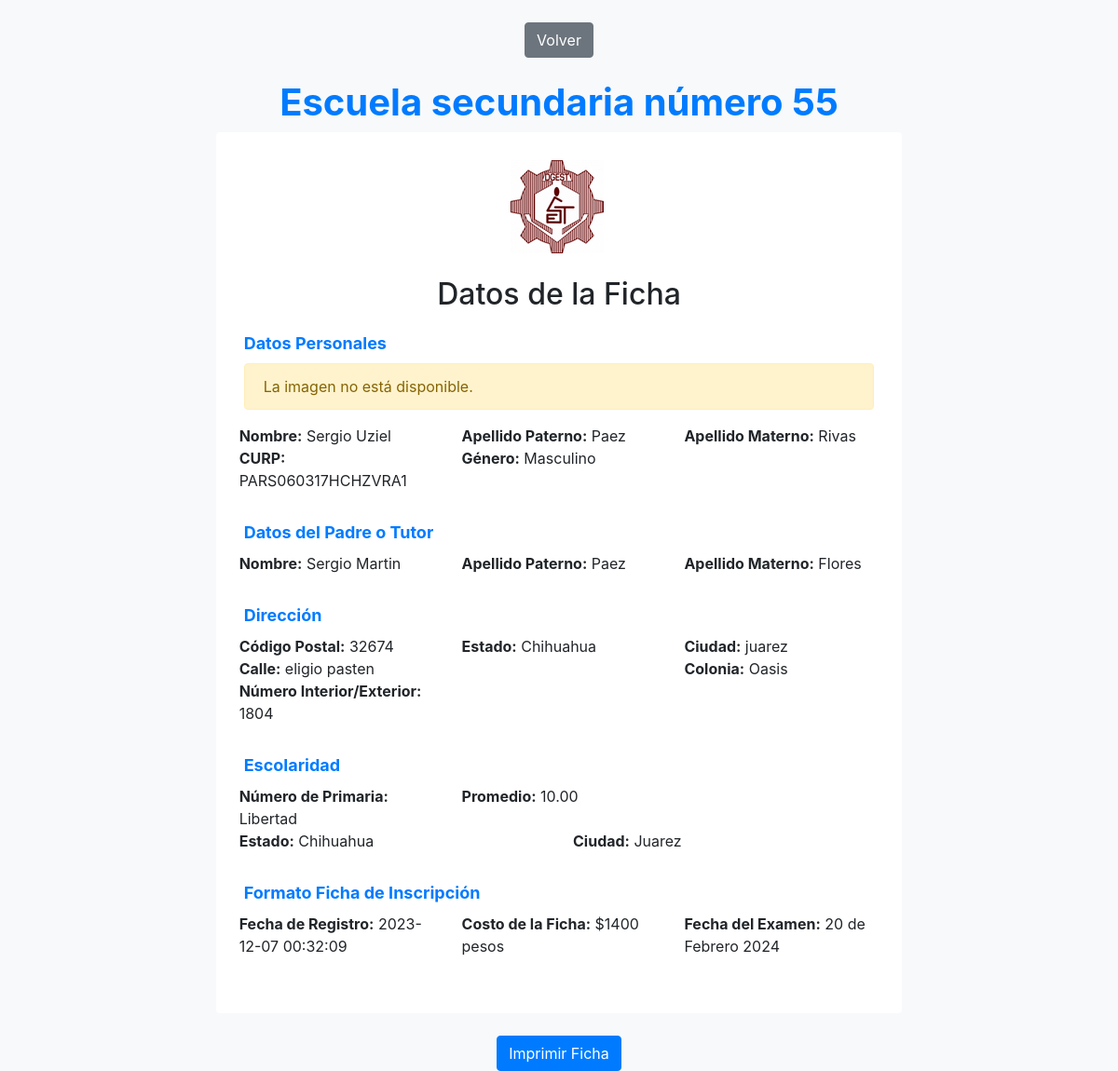
Page /funcionesphp/mostrar_ficha.php?curp=PARS060317HCHZVRA1 on the committed database.
### tables this page shows
CREATE TABLE `ficha` (
  `id_ficha` int(11) NOT NULL,
  `nombres` varchar(50) DEFAULT NULL,
  `apellidoP` varchar(50) DEFAULT NULL,
  `apellidoM` varchar(50) DEFAULT NULL,
  `fotoA` longblob DEFAULT NULL,
  `curp` varchar(100) DEFAULT NULL,
  `genero` varchar(11) DEFAULT NULL,
  `fecha_n` date DEFAULT NULL,
  `nacionalidad` varchar(50) DEFAULT NULL,
  `est_nacimiento` varchar(50) DEFAULT NULL,
  `est_nac_cd` varchar(50) DEFAULT NULL,
  `cp` int(10) DEFAULT NULL,
  `estado` varchar(50) DEFAULT NULL,
  `ciudad` varchar(50) DEFAULT NULL,
  `calle` varchar(50) DEFAULT NULL,
  `colonia` varchar(50) DEFAULT NULL,
  `n_in_ext` varchar(50) DEFAULT NULL,
  `nombre_pmt` varchar(50) DEFAULT NULL,
  `pmt_apellidoP` varchar(50) DEFAULT NULL,
  `pmt_apellidoM` varchar(50) DEFAULT NULL,
  `pmt_fecha_nacim` date DEFAULT NULL,
  `pmt_nacionalidad` varchar(50) DEFAULT NULL,
  `pmt_est_naci` varchar(50) DEFAULT NULL,
  `pmt_cd_naci` varchar(50) DEFAULT NULL,
  `n_primaria` varchar(100) DEFAULT NULL,
  `p_estado` varchar(50) DEFAULT NULL,
  `p_ciudad` varchar(50) DEFAULT NULL,
  `p_direccion` varchar(50) DEFAULT NULL,
  `promedio` decimal(10, 2) DEFAULT NULL,
  `ultima_boleta` longblob DEFAULT NULL,
  `costo_ficha` int(10) DEFAULT NULL
);

### funcionesphp/mostrar_ficha.php (the view, shortened to what this page needs)
<?php
if (isset($_GET['curp'])) {
    include './conn.php';
    $curp = $_GET['curp'];
    $curp = $conn->real_escape_string($curp);
    $sql = "SELECT * FROM ficha WHERE curp = '$curp'";
    $result = $conn->query($sql);
    ?>
    <!DOCTYPE html>
    <html lang="es">
    <head>
        <link rel="stylesheet" href="https://maxcdn.bootstrapcdn.com/bootstrap/4.5.2/css/bootstrap.min.css">
    </head>
    <body>
        <div class="text-center mt-4">
            <a class="btn btn-secondary" href="../index.php">Volver</a>
        </div>
        <div class="container mt-4">
            <h1 class="text-center"><span>Escuela secundaria número 55</span></h1>
            <section class="principal row">
                <main class="col-md-8 mx-auto">
                    <div class="card">
                        <div class="card-body">
                            <img id="logo" src="../img/im1.png" alt="Logo de la Escuela" class="mx-auto d-block img-fluid">
                            <h2 class="text-center">Datos de la Ficha</h2>
                            <?php
                            while ($row = $result->fetch_assoc()) {
                                ?>
                                <div class="data-section">
                                    <fieldset>
                                        <legend>Datos Personales</legend>
                                        <?php
                                        $imageFileName = $row['fotoA'];
                                        $imagePath = "../fotos_alumnos/" . $imageFileName;
                                        if (file_exists($imagePath)) {
                                            echo '<img src="' . $imagePath . '" alt="Foto del Alumno" class="small-image">';
                                        } else {
                                            echo '<div class="alert alert-warning" role="alert">La imagen no está disponible.</div>';
                                        }
                                        ?>
                                        <div class="row">
                                            <div class="col-md-4">
                                                <strong>Nombre:</strong>
                                                <?php echo $row["nombres"]; ?>
                                            </div>
                                            <div class="col-md-4">
                                                <strong>Apellido Paterno:</strong>
                                                <?php echo $row["apellidoP"]; ?>
                                            </div>
                                            <div class="col-md-4">
                                                <strong>Apellido Materno:</strong>
                                                <?php echo $row["apellidoM"]; ?>
                                            </div>
                                        </div>
                                        <div class="row">
                                            <div class="col-md-4">
                                                <strong>CURP:</strong>
                                                <?php echo $row["curp"]; ?>
                                            </div>
                                            <div class="col-md-4">
                                                <strong>Género:</strong>
                                                <?php echo $row["genero"]; ?>
                                            </div>
                                        </div>
                                    </fieldset>
                                </div>
                                <div class="data-section">
                                    <fieldset>
                                        <legend>Datos del Padre o Tutor</legend>
                                        <div class="row">
                                            <div class="col-md-4">
                                                <strong>Nombre:</strong>
                                                <?php echo $row["nombre_pmt"]; ?>
                                            </div>
                                            <div class="col-md-4">
                                                <strong>Apellido Paterno:</strong>
                                                <?php echo $row["pmt_apellidoP"]; ?>
                                            </div>
                                            <div class="col-md-4">
                                                <strong>Apellido Materno:</strong>
                                                <?php echo $row["pmt_apellidoM"]; ?>
                                            </div>
                                        </div>
                                    </fieldset>
                                </div>
                                <div class="data-section">
                                    <fieldset>
                                        <legend>Dirección</legend>
                                        <div class="row">
                                            <div class="col-md-4">
                                                <strong>Código Postal:</strong>
                                                <?php echo $row["cp"]; ?>
                                            </div>
                                            <div class="col-md-4">
                                                <strong>Estado:</strong>
                                                <?php echo $row["estado"]; ?>
                                            </div>
                                            <div class="col-md-4">
                                                <strong>Ciudad:</strong>
                                                <?php echo $row["ciudad"]; ?>
                                            </div>
                                        </div>
                                        <div class="row">
                                            <div class="col-md-8">
                                                <strong>Calle:</strong>
                                                <?php echo $row["calle"]; ?>
                                            </div>
                                            <div class="col-md-4">
                                                <strong>Colonia:</strong>
                                                <?php echo $row["colonia"]; ?>
                                            </div>
                                            <div class="col-md-4">
                                                <strong>Número Interior/Exterior:</strong>
                                                <?php echo $row["n_in_ext"]; ?>
                                            </div>
                                        </div>
                                    </fieldset>
                                </div>
                                <div class="data-section">
                                    <fieldset>
                                        <legend>Escolaridad</legend>
                                        <div class="row">
                                            <div class="col-md-4">
                                                <strong>Número de Primaria:</strong>
                                                <?php echo $row["n_primaria"]; ?>
                                            </div>
                                            <div class="col-md-4">
                                                <strong>Promedio:</strong>
                                                <?php echo $row["promedio"]; ?>
                                            </div>
                                        </div>
                                        <div class="row">
                                            <div class="col-md-6">
                                                <strong>Estado:</strong>
                                                <?php echo $row["p_estado"]; ?>
                                            </div>
                                            <div class="col-md-6">
                                                <strong>Ciudad:</strong>
                                                <?php echo $row["p_ciudad"]; ?>
                                            </div>
                                        </div>
                                    </fieldset>
                                </div>
                                <div class="data-section">
                                    <fieldset>
                                        <legend>Formato Ficha de Inscripción</legend>
                                        <div class="row">
                                            <div class="col-md-4">
                                                <strong>Fecha de Registro:</strong>
                                                <?php echo date('Y-m-d H:i:s'); ?>
                                            </div>
                                            <div class="col-md-4">
                                                <strong>Costo de la Ficha:</strong>
                                                $1400 pesos
                                            </div>
                                            <div class="col-md-4">
                                                <strong>Fecha del Examen:</strong>
                                                20 de Febrero 2024
                                            </div>
                                        </div>
                                    </fieldset>
                                </div>
                                <?php
                            }
                            ?>
                        </div>
                    </div>
                </main>
            </section>
        </div>
        <div class="text-center mt-4">
            <button class="btn btn-primary" onclick="imprimirFicha()">Imprimir Ficha</button>
        </div>
    </body>
    </html>
    <?php
} else {
    header("Location: busqueda.php");
    exit();
}
?>

### funcionesphp/mostrar_ficha.php (style rules this page uses)
body { background-color: #f8f9fa; }
h1 span { font-weight: bold; color: #007bff; }
h2 { margin-bottom: 20px; }
.card { border: none; }
.card-body { padding: 30px; }
#logo { max-width: 200px; margin-bottom: 20px; }
.data-section { margin-bottom: 30px; }
.data-section legend { font-weight: bold; color: #007bff; font-size: 18px; }
.row { display: -ms-flexbox; display: flex; -ms-flex-wrap: wrap; flex-wrap: wrap; margin-right: -20px; margin-left: -20px; }

### rows in the picture
ficha: shows "La imagen no está disponible.", nombres "Sergio Uziel", apellidoP "Paez", apellidoM "Rivas", curp "PARS060317HCHZVRA1", genero "Masculino", nombre_pmt "Sergio Martin", pmt_apellidoP "Paez", pmt_apellidoM "Flores", cp "32674", estado "Chihuahua", ciudad "juarez", calle "eligio pasten", colonia "Oasis", n_in_ext "1804", n_primaria "Libertad", promedio "10.00", p_estado "Chihuahua", p_ciudad "Juarez"
